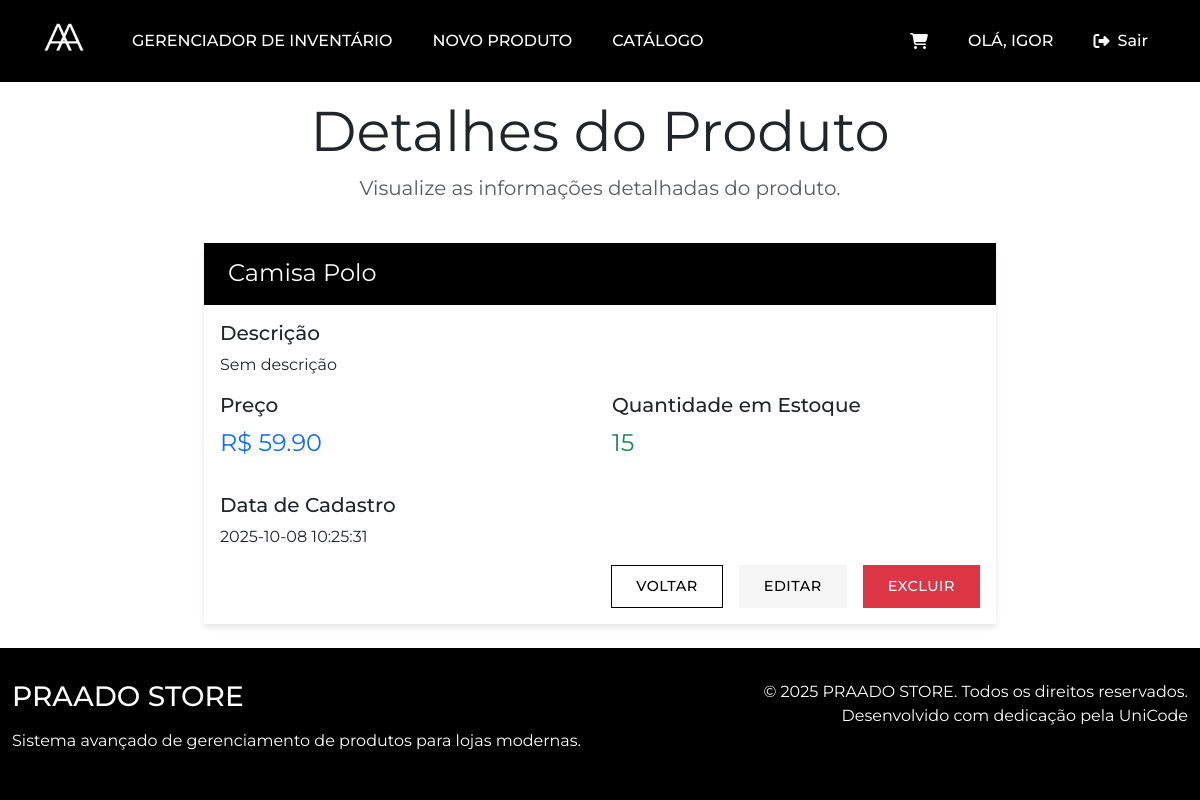
Before: /produto/21 (signed in) with the older database file.
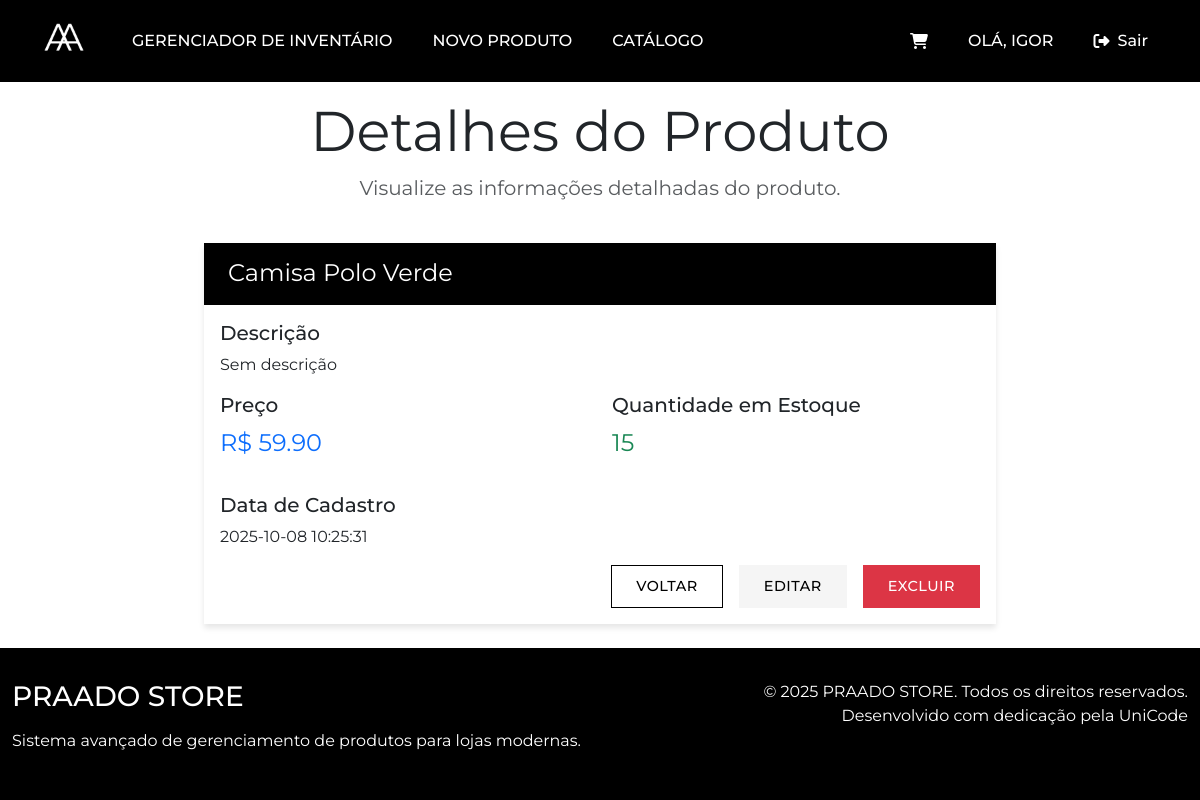
After: the same page with the newer database file.
### tables this page shows
CREATE TABLE "produtos"
(
    id            INTEGER
        primary key autoincrement,
    nome          TEXT    not null,
    descricao     TEXT,
    preco         REAL    not null,
    quantidade    INTEGER not null,
    data_cadastro TEXT    not null,
    Categoria     TEXT,
    image_url     TEXT default 'https://placehold.co/400x400?text=Sem+Imagem',
    tamanhos      TEXT
);

### app.py (the view)
@app.route('/produto/<int:id>')
def visualizar_produto(id):
    if not session.get('is_logged') or not bool(session.get('is_admin')):
        flash('Acesso restrito aos administradores.', 'danger')
        return redirect(url_for('catalogo'))
    conn = get_db_connection()
    produto = conn.execute('SELECT * FROM produtos WHERE id = ?', (id,)).fetchone()
    conn.close()
    if produto is None:
        flash('Produto não encontrado!', 'danger')
        return redirect(url_for('index'))
    return render_template('visualizar_produto.html', produto=produto)

### app.py (called while the page is built)
def get_db_connection():
    conn = sqlite3.connect(DATABASE)
    conn.row_factory = sqlite3.Row  # Para acessar colunas pelo nome
    return conn

### templates/visualizar_produto.html (shortened to what this page needs)
{% extends 'base.html' %}
{% block content %}
<div class="pricing-header p-3 pb-md-4 mx-auto text-center">
    <h1 class="display-4 fw-normal">Detalhes do Produto</h1>
    <p class="fs-5 text-muted">Visualize as informações detalhadas do produto.</p>
</div>
<div class="row">
    <div class="col-md-8 offset-md-2">
        <div class="card mb-4">
            <div class="card-header">
                <h4 class="my-0 fw-normal">{{ produto['nome'] }}</h4>
            </div>
            <div class="card-body">
                <div class="mb-3">
                    <h5>Descrição</h5>
                    <p>{{ produto['descricao'] if produto['descricao'] else 'Sem descrição' }}</p>
                </div>
                <div class="row mb-3">
                    <div class="col-md-6">
                        <h5>Preço</h5>
                        <p class="fs-4 text-primary">R$ {{ "%.2f"|format(produto['preco']|float) }}</p>
                    </div>
                    <div class="col-md-6">
                        <h5>Quantidade em Estoque</h5>
                        <p class="fs-4 {{ 'text-danger' if produto['quantidade'] == 0 else 'text-success' }}">
                            {{ produto['quantidade'] }}
                        </p>
                    </div>
                </div>
                <div class="mb-3">
                    <h5>Data de Cadastro</h5>
                    <p>{{ produto['data_cadastro'] }}</p>
                </div>
                <div class="d-grid gap-2 d-md-flex justify-content-md-end">
                    <a href="{{ url_for('index') }}" class="btn btn-secondary me-md-2">Voltar</a>
                    <a href="{{ url_for('editar_produto', id=produto['id']) }}" class="btn btn-warning me-md-2">Editar</a>
                    <button type="button" class="btn btn-danger" data-bs-toggle="modal" data-bs-target="#deleteModal">
                        Excluir
                    </button>
                </div>
            </div>
        </div>
    </div>
</div>
{% endblock %}

Changed rows visible on the page:
changed produtos "Sem descrição": nome "Camisa Polo" → "Camisa Polo Verde"
